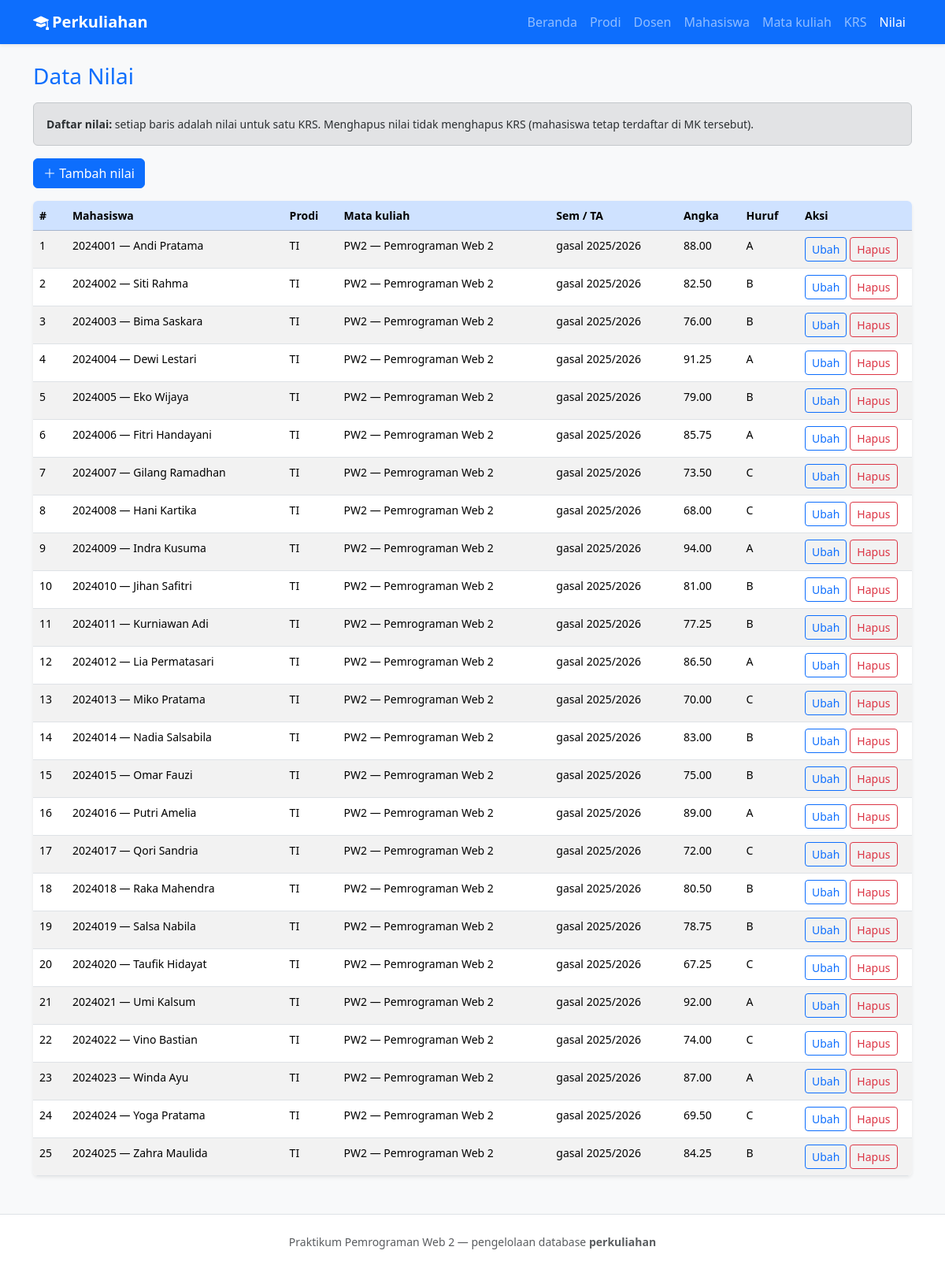
Page /nilai.php on the committed database.
### tables this page shows
CREATE TABLE nilai (
  id_nilai INT UNSIGNED NOT NULL AUTO_INCREMENT,
  id_krs INT UNSIGNED NOT NULL,
  nilai_angka DECIMAL(5,2) NOT NULL,
  nilai_huruf CHAR(2) NOT NULL,
  updated_at TIMESTAMP NOT NULL DEFAULT CURRENT_TIMESTAMP ON UPDATE CURRENT_TIMESTAMP,
  PRIMARY KEY (id_nilai),
  UNIQUE KEY uq_nilai_krs (id_krs),
  CONSTRAINT fk_nilai_krs
    FOREIGN KEY (id_krs) REFERENCES krs (id_krs)
    ON UPDATE CASCADE ON DELETE CASCADE
);

CREATE TABLE mahasiswa (
  id_mahasiswa INT UNSIGNED NOT NULL AUTO_INCREMENT,
  nim VARCHAR(20) NOT NULL,
  nama VARCHAR(120) NOT NULL,
  email VARCHAR(120) DEFAULT NULL,
  angkatan YEAR NOT NULL,
  id_prodi INT UNSIGNED NOT NULL,
  created_at TIMESTAMP NOT NULL DEFAULT CURRENT_TIMESTAMP,
  PRIMARY KEY (id_mahasiswa),
  UNIQUE KEY uq_mahasiswa_nim (nim),
  KEY idx_mahasiswa_prodi (id_prodi),
  CONSTRAINT fk_mahasiswa_prodi
    FOREIGN KEY (id_prodi) REFERENCES prodi (id_prodi)
    ON UPDATE CASCADE ON DELETE RESTRICT
);

CREATE TABLE prodi (
  id_prodi INT UNSIGNED NOT NULL AUTO_INCREMENT,
  kode_prodi VARCHAR(20) NOT NULL,
  nama_prodi VARCHAR(160) NOT NULL,
  created_at TIMESTAMP NOT NULL DEFAULT CURRENT_TIMESTAMP,
  PRIMARY KEY (id_prodi),
  UNIQUE KEY uq_prodi_kode (kode_prodi)
);

CREATE TABLE matakuliah (
  id_mk INT UNSIGNED NOT NULL AUTO_INCREMENT,
  kode_mk VARCHAR(20) NOT NULL,
  nama_mk VARCHAR(160) NOT NULL,
  sks TINYINT UNSIGNED NOT NULL DEFAULT 3,
  id_dosen INT UNSIGNED NOT NULL,
  id_prodi INT UNSIGNED NOT NULL,
  created_at TIMESTAMP NOT NULL DEFAULT CURRENT_TIMESTAMP,
  PRIMARY KEY (id_mk),
  UNIQUE KEY uq_matakuliah_kode (kode_mk),
  KEY idx_matakuliah_dosen (id_dosen),
  KEY idx_matakuliah_prodi (id_prodi),
  CONSTRAINT fk_matakuliah_dosen
    FOREIGN KEY (id_dosen) REFERENCES dosen (id_dosen)
    ON UPDATE CASCADE ON DELETE RESTRICT,
  CONSTRAINT fk_matakuliah_prodi
    FOREIGN KEY (id_prodi) REFERENCES prodi (id_prodi)
    ON UPDATE CASCADE ON DELETE RESTRICT
);

CREATE TABLE krs (
  id_krs INT UNSIGNED NOT NULL AUTO_INCREMENT,
  id_mahasiswa INT UNSIGNED NOT NULL,
  id_mk INT UNSIGNED NOT NULL,
  semester ENUM('gasal', 'genap') NOT NULL,
  tahun_ajaran VARCHAR(9) NOT NULL COMMENT 'Format: YYYY/YYYY',
  created_at TIMESTAMP NOT NULL DEFAULT CURRENT_TIMESTAMP,
  PRIMARY KEY (id_krs),
  UNIQUE KEY uq_krs_ambil (id_mahasiswa, id_mk, semester, tahun_ajaran),
  KEY idx_krs_mahasiswa (id_mahasiswa),
  KEY idx_krs_mk (id_mk),
  CONSTRAINT fk_krs_mahasiswa
    FOREIGN KEY (id_mahasiswa) REFERENCES mahasiswa (id_mahasiswa)
    ON UPDATE CASCADE ON DELETE CASCADE,
  CONSTRAINT fk_krs_matakuliah
    FOREIGN KEY (id_mk) REFERENCES matakuliah (id_mk)
    ON UPDATE CASCADE ON DELETE RESTRICT
);

### includes/fungsi.php (called while the page is built, shortened)
<?php
function h(?string $teks): string
{
    return htmlspecialchars((string) $teks, ENT_QUOTES, 'UTF-8');
}

### nilai.php (the view, shortened to what this page needs)
<?php
require_once __DIR__ . '/config/database.php';
require_once __DIR__ . '/includes/fungsi.php';
$aksiGet = $_GET['aksi'] ?? 'daftar';
$barisEdit = null;
$krsKosong = $pdo->query(
    'SELECT k.id_krs, m.nim, m.nama AS nama_mhs, mk.kode_mk, mk.nama_mk, k.semester, k.tahun_ajaran, p.kode_prodi
     FROM krs k
     INNER JOIN mahasiswa m ON m.id_mahasiswa = k.id_mahasiswa
     INNER JOIN matakuliah mk ON mk.id_mk = k.id_mk
     INNER JOIN prodi p ON p.id_prodi = m.id_prodi
     LEFT JOIN nilai n ON n.id_krs = k.id_krs
     WHERE n.id_nilai IS NULL
     ORDER BY k.tahun_ajaran DESC, m.nim'
)->fetchAll(PDO::FETCH_ASSOC);
$daftar = $pdo->query(
    'SELECT n.*, k.semester, k.tahun_ajaran, m.nim, m.nama AS nama_mhs, mk.kode_mk, mk.nama_mk, p.kode_prodi
     FROM nilai n
     INNER JOIN krs k ON k.id_krs = n.id_krs
     INNER JOIN mahasiswa m ON m.id_mahasiswa = k.id_mahasiswa
     INNER JOIN matakuliah mk ON mk.id_mk = k.id_mk
     INNER JOIN prodi p ON p.id_prodi = m.id_prodi
     ORDER BY k.tahun_ajaran DESC, m.nim'
)->fetchAll(PDO::FETCH_ASSOC);
$hurufPilihan = ['A', 'B', 'C', 'D', 'E'];
require_once __DIR__ . '/includes/header.php';
?>
<?php if ($aksiGet === 'tambah') : ?>
    <div class="alert alert-info small" role="note">
        <strong>Petunjuk:</strong> Hanya KRS yang **belum ada nilainya** yang muncul di dropdown. Setelah nilai disimpan, gunakan daftar di bawah untuk mengubah/menghapus.
        Samakan huruf dengan aturan kampus Anda (contoh skala: A ≥ 85, B 75–84, C 65–74).
    </div>
    <?php if ($krsKosong === []) : ?>
        <div class="alert alert-warning mb-0">
            Tidak ada KRS tanpa nilai. Tambah KRS baru di menu <a href="krs.php">KRS</a>, atau ubah/hapus nilai yang sudah ada di tabel di bawah.
        </div>
    <?php else : ?>
        <div class="card shadow-sm border-0">
            <div class="card-body">
                <form method="post" class="row g-3" action="nilai.php">
                    <input type="hidden" name="aksi" value="simpan_tambah">
                    <div class="col-12">
                        <label class="form-label" for="id_krs">Pilih KRS</label>
                        <select class="form-select" id="id_krs" name="id_krs" required>
                            <option value="">— pilih KRS —</option>
                            <?php foreach ($krsKosong as $row) : ?>
                                <option value="<?= (int) $row['id_krs'] ?>">
                                    [<?= h((string) $row['kode_prodi']) ?>]
                                    <?= h((string) $row['nim']) ?> — <?= h((string) $row['nama_mhs']) ?>
                                    | <?= h((string) $row['kode_mk']) ?> — <?= h((string) $row['nama_mk']) ?>
                                    | <?= h((string) $row['semester']) ?> <?= h((string) $row['tahun_ajaran']) ?>
                                </option>
                            <?php endforeach; ?>
                        </select>
                    </div>
                    <div class="col-md-6">
                        <label class="form-label" for="nilai_angka">Nilai angka (0–100)</label>
                        <input class="form-control" id="nilai_angka" name="nilai_angka" type="number" step="0.01" min="0" max="100" required value="80">
                    </div>
                    <div class="col-md-6">
                        <label class="form-label" for="nilai_huruf">Nilai huruf</label>
                        <select class="form-select" id="nilai_huruf" name="nilai_huruf" required>
                            <?php
                            foreach ($hurufPilihan as $hurufOpt) :
                                ?>
                                <option value="<?= h($hurufOpt) ?>"><?= h($hurufOpt) ?></option>
                            <?php endforeach; ?>
                        </select>
                    </div>
                    <div class="col-12 d-flex gap-2">
                        <button type="submit" class="btn btn-primary">Simpan</button>
                        <a class="btn btn-outline-secondary" href="nilai.php">Batal</a>
                    </div>
                </form>
            </div>
        </div>
    <?php endif; ?>
<?php else : ?>
    <div class="alert alert-secondary small" role="note">
        <strong>Daftar nilai:</strong> setiap baris adalah nilai untuk satu KRS. Menghapus nilai tidak menghapus KRS (mahasiswa tetap terdaftar di MK tersebut).
    </div>
    <p><a class="btn btn-primary" href="nilai.php?aksi=tambah"><i class="bi bi-plus-lg"></i> Tambah nilai</a></p>
    <div class="table-responsive card border-0 shadow-sm">
        <table class="table table-striped table-hover mb-0 small">
            <thead class="table-primary">
            <tr>
                <th scope="col">#</th>
                <th scope="col">Mahasiswa</th>
                <th scope="col">Prodi</th>
                <th scope="col">Mata kuliah</th>
                <th scope="col">Sem / TA</th>
                <th scope="col">Angka</th>
                <th scope="col">Huruf</th>
                <th scope="col" style="width: 9rem">Aksi</th>
            </tr>
            </thead>
            <tbody>
            <?php if ($daftar === []) : ?>
                <tr><td colspan="8" class="text-center text-muted py-4">Belum ada data nilai.</td></tr>
            <?php else : ?>
                <?php foreach ($daftar as $i => $r) : ?>
                    <tr>
                        <td><?= $i + 1 ?></td>
                        <td><?= h((string) $r['nim']) ?> — <?= h((string) $r['nama_mhs']) ?></td>
                        <td><?= h((string) $r['kode_prodi']) ?></td>
                        <td><?= h((string) $r['kode_mk']) ?> — <?= h((string) $r['nama_mk']) ?></td>
                        <td><?= h((string) $r['semester']) ?> <?= h((string) $r['tahun_ajaran']) ?></td>
                        <td><?= h((string) $r['nilai_angka']) ?></td>
                        <td><?= h(trim((string) $r['nilai_huruf'])) ?></td>
                        <td class="d-flex flex-wrap gap-1">
                            <a class="btn btn-sm btn-outline-primary" href="nilai.php?aksi=ubah&id=<?= (int) $r['id_nilai'] ?>">Ubah</a>
                            <form method="post" action="nilai.php" class="d-inline" onsubmit="return confirm('Hapus nilai ini?');">
                                <button type="submit" class="btn btn-sm btn-outline-danger">Hapus</button>
                            </form>
                        </td>
                    </tr>
                <?php endforeach; ?>
            <?php endif; ?>
            </tbody>
        </table>
    </div>
<?php endif; ?>
<?php require_once __DIR__ . '/includes/footer.php'; ?>

### rows in the picture
nilai: mahasiswa.nim "2024001", mahasiswa.nama "Andi Pratama", prodi.kode_prodi "TI", matakuliah.kode_mk "PW2", matakuliah.nama_mk "Pemrograman Web 2", id_krs.semester "gasal", id_krs.tahun_ajaran "2025/2026", nilai_angka "88.00", nilai_huruf "A"
nilai: mahasiswa.nim "2024002", mahasiswa.nama "Siti Rahma", prodi.kode_prodi "TI", matakuliah.kode_mk "PW2", matakuliah.nama_mk "Pemrograman Web 2", id_krs.semester "gasal", id_krs.tahun_ajaran "2025/2026", nilai_angka "82.50", nilai_huruf "B"
nilai: mahasiswa.nim "2024003", mahasiswa.nama "Bima Saskara", prodi.kode_prodi "TI", matakuliah.kode_mk "PW2", matakuliah.nama_mk "Pemrograman Web 2", id_krs.semester "gasal", id_krs.tahun_ajaran "2025/2026", nilai_angka "76.00", nilai_huruf "B"
nilai: mahasiswa.nim "2024004", mahasiswa.nama "Dewi Lestari", prodi.kode_prodi "TI", matakuliah.kode_mk "PW2", matakuliah.nama_mk "Pemrograman Web 2", id_krs.semester "gasal", id_krs.tahun_ajaran "2025/2026", nilai_angka "91.25", nilai_huruf "A"
nilai: mahasiswa.nim "2024005", mahasiswa.nama "Eko Wijaya", prodi.kode_prodi "TI", matakuliah.kode_mk "PW2", matakuliah.nama_mk "Pemrograman Web 2", id_krs.semester "gasal", id_krs.tahun_ajaran "2025/2026", nilai_angka "79.00", nilai_huruf "B"
nilai: mahasiswa.nim "2024006", mahasiswa.nama "Fitri Handayani", prodi.kode_prodi "TI", matakuliah.kode_mk "PW2", matakuliah.nama_mk "Pemrograman Web 2", id_krs.semester "gasal", id_krs.tahun_ajaran "2025/2026", nilai_angka "85.75", nilai_huruf "A"
nilai: mahasiswa.nim "2024007", mahasiswa.nama "Gilang Ramadhan", prodi.kode_prodi "TI", matakuliah.kode_mk "PW2", matakuliah.nama_mk "Pemrograman Web 2", id_krs.semester "gasal", id_krs.tahun_ajaran "2025/2026", nilai_angka "73.50", nilai_huruf "C"
nilai: mahasiswa.nim "2024008", mahasiswa.nama "Hani Kartika", prodi.kode_prodi "TI", matakuliah.kode_mk "PW2", matakuliah.nama_mk "Pemrograman Web 2", id_krs.semester "gasal", id_krs.tahun_ajaran "2025/2026", nilai_angka "68.00", nilai_huruf "C"
nilai: mahasiswa.nim "2024009", mahasiswa.nama "Indra Kusuma", prodi.kode_prodi "TI", matakuliah.kode_mk "PW2", matakuliah.nama_mk "Pemrograman Web 2", id_krs.semester "gasal", id_krs.tahun_ajaran "2025/2026", nilai_angka "94.00", nilai_huruf "A"
nilai: mahasiswa.nim "2024010", mahasiswa.nama "Jihan Safitri", prodi.kode_prodi "TI", matakuliah.kode_mk "PW2", matakuliah.nama_mk "Pemrograman Web 2", id_krs.semester "gasal", id_krs.tahun_ajaran "2025/2026", nilai_angka "81.00", nilai_huruf "B"
nilai: mahasiswa.nim "2024011", mahasiswa.nama "Kurniawan Adi", prodi.kode_prodi "TI", matakuliah.kode_mk "PW2", matakuliah.nama_mk "Pemrograman Web 2", id_krs.semester "gasal", id_krs.tahun_ajaran "2025/2026", nilai_angka "77.25", nilai_huruf "B"
nilai: mahasiswa.nim "2024012", mahasiswa.nama "Lia Permatasari", prodi.kode_prodi "TI", matakuliah.kode_mk "PW2", matakuliah.nama_mk "Pemrograman Web 2", id_krs.semester "gasal", id_krs.tahun_ajaran "2025/2026", nilai_angka "86.50", nilai_huruf "A"
nilai: mahasiswa.nim "2024013", mahasiswa.nama "Miko Pratama", prodi.kode_prodi "TI", matakuliah.kode_mk "PW2", matakuliah.nama_mk "Pemrograman Web 2", id_krs.semester "gasal", id_krs.tahun_ajaran "2025/2026", nilai_angka "70.00", nilai_huruf "C"
nilai: mahasiswa.nim "2024014", mahasiswa.nama "Nadia Salsabila", prodi.kode_prodi "TI", matakuliah.kode_mk "PW2", matakuliah.nama_mk "Pemrograman Web 2", id_krs.semester "gasal", id_krs.tahun_ajaran "2025/2026", nilai_angka "83.00", nilai_huruf "B"
nilai: mahasiswa.nim "2024015", mahasiswa.nama "Omar Fauzi", prodi.kode_prodi "TI", matakuliah.kode_mk "PW2", matakuliah.nama_mk "Pemrograman Web 2", id_krs.semester "gasal", id_krs.tahun_ajaran "2025/2026", nilai_angka "75.00", nilai_huruf "B"
nilai: mahasiswa.nim "2024016", mahasiswa.nama "Putri Amelia", prodi.kode_prodi "TI", matakuliah.kode_mk "PW2", matakuliah.nama_mk "Pemrograman Web 2", id_krs.semester "gasal", id_krs.tahun_ajaran "2025/2026", nilai_angka "89.00", nilai_huruf "A"
nilai: mahasiswa.nim "2024017", mahasiswa.nama "Qori Sandria", prodi.kode_prodi "TI", matakuliah.kode_mk "PW2", matakuliah.nama_mk "Pemrograman Web 2", id_krs.semester "gasal", id_krs.tahun_ajaran "2025/2026", nilai_angka "72.00", nilai_huruf "C"
nilai: mahasiswa.nim "2024018", mahasiswa.nama "Raka Mahendra", prodi.kode_prodi "TI", matakuliah.kode_mk "PW2", matakuliah.nama_mk "Pemrograman Web 2", id_krs.semester "gasal", id_krs.tahun_ajaran "2025/2026", nilai_angka "80.50", nilai_huruf "B"
nilai: mahasiswa.nim "2024019", mahasiswa.nama "Salsa Nabila", prodi.kode_prodi "TI", matakuliah.kode_mk "PW2", matakuliah.nama_mk "Pemrograman Web 2", id_krs.semester "gasal", id_krs.tahun_ajaran "2025/2026", nilai_angka "78.75", nilai_huruf "B"
nilai: mahasiswa.nim "2024020", mahasiswa.nama "Taufik Hidayat", prodi.kode_prodi "TI", matakuliah.kode_mk "PW2", matakuliah.nama_mk "Pemrograman Web 2", id_krs.semester "gasal", id_krs.tahun_ajaran "2025/2026", nilai_angka "67.25", nilai_huruf "C"
nilai: mahasiswa.nim "2024021", mahasiswa.nama "Umi Kalsum", prodi.kode_prodi "TI", matakuliah.kode_mk "PW2", matakuliah.nama_mk "Pemrograman Web 2", id_krs.semester "gasal", id_krs.tahun_ajaran "2025/2026", nilai_angka "92.00", nilai_huruf "A"
nilai: mahasiswa.nim "2024022", mahasiswa.nama "Vino Bastian", prodi.kode_prodi "TI", matakuliah.kode_mk "PW2", matakuliah.nama_mk "Pemrograman Web 2", id_krs.semester "gasal", id_krs.tahun_ajaran "2025/2026", nilai_angka "74.00", nilai_huruf "C"
nilai: mahasiswa.nim "2024023", mahasiswa.nama "Winda Ayu", prodi.kode_prodi "TI", matakuliah.kode_mk "PW2", matakuliah.nama_mk "Pemrograman Web 2", id_krs.semester "gasal", id_krs.tahun_ajaran "2025/2026", nilai_angka "87.00", nilai_huruf "A"
nilai: mahasiswa.nim "2024024", mahasiswa.nama "Yoga Pratama", prodi.kode_prodi "TI", matakuliah.kode_mk "PW2", matakuliah.nama_mk "Pemrograman Web 2", id_krs.semester "gasal", id_krs.tahun_ajaran "2025/2026", nilai_angka "69.50", nilai_huruf "C"
nilai: mahasiswa.nim "2024025", mahasiswa.nama "Zahra Maulida", prodi.kode_prodi "TI", matakuliah.kode_mk "PW2", matakuliah.nama_mk "Pemrograman Web 2", id_krs.semester "gasal", id_krs.tahun_ajaran "2025/2026", nilai_angka "84.25", nilai_huruf "B"

### other values in the picture
$judulHalaman "Data Nilai"
